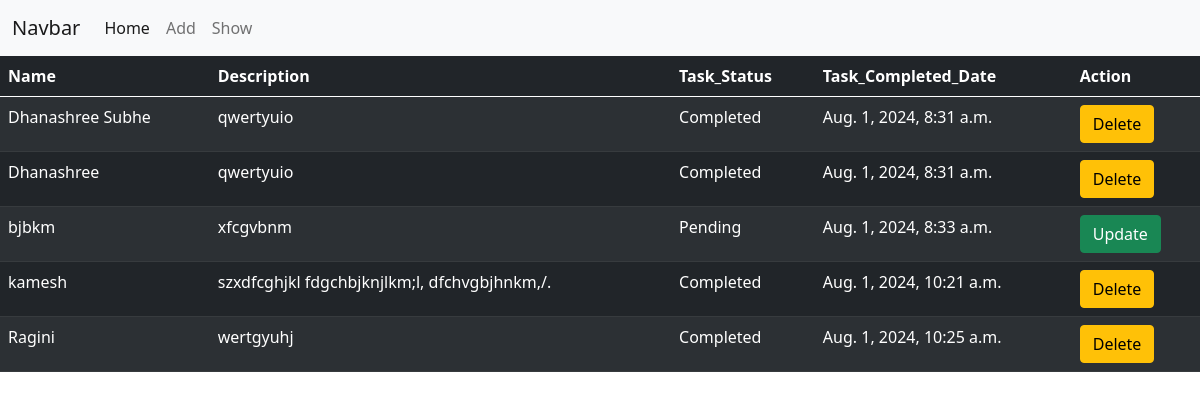
Screenshot of /v1/s1/ with the database file from the repository.
### app1/models.py (models this page shows)
class Task(models.Model):
    name = models.CharField(max_length=20,unique =True )
    description = models.TextField()
    task_status = models.CharField(max_length=25,choices=Task_choice,default='Pending')
    task_deadline = models.DateTimeField()
    task_created_date = models.DateTimeField(auto_now_add = True)
    task_completed_date = models.DateTimeField(auto_now_add = True)

### app1/views.py (the view)
# urls.py: path('s1/',showview),
def showview(request):
    obj = Task.objects.all()
    return render(request,'app1/show.html',{'obj':obj})

### templates/app1/show.html (shortened to what this page needs)
{% extends 'base.html' %}
{% block content %}
<table class="table table-dark table-striped">
    <thead>
        <tr>
            <th>Name</th>
            <th>Description</th>
            <th>Task_Status</th>
            <th>Task_Completed_Date</th>
            <th>Action</th>
        </tr>
    </thead>
    <tbody>
        {% for i in obj %}
        <tr>
            <td>{{i.name}}</td>
            <td>{{i.description}}</td>
            <td>{{i.task_status}}</td>
            <td>{{i.task_completed_date}}</td>
            {% if i.task_status != 'Completed' %}
            <td><a href="{% url 'update' i.id %}" class='btn btn-success'>Update</a></td>
            {% else %}
            <td><a href="{% url 'delete' i.id %}" class='btn btn-warning'>Delete</a></td>
            {% endif %}
        </tr>
            {% endfor %}
    </tbody>
</table>
{% endblock %}

### templates/base.html (shortened to what this page needs)
<!DOCTYPE html>
<html lang="en">
<head>
    <link href="https://cdn.jsdelivr.net/npm/bootstrap@5.0.2/dist/css/bootstrap.min.css" rel="stylesheet">
</head>
<body>
    <nav class="navbar navbar-expand-lg navbar-light bg-light">
        <div class="container-fluid">
          <a class="navbar-brand" href="#">Navbar</a>
          <div class="collapse navbar-collapse" id="navbarNav">
            <ul class="navbar-nav">
              <li class="nav-item">
                <a class="nav-link active" aria-current="page" href="#">Home</a>
              </li>
              <li class="nav-item">
                <a class="nav-link" href="/v1/a1/">Add</a>
              </li>
              <li class="nav-item">
                <a class="nav-link" href="/v1/s1/">Show</a>
              </li>
            </ul>
          </div>
        </div>
      </nav>
    {% block content %}
    {% endblock %}
</body>
</html>

### rows the page displays
Task: name "Dhanashree Subhe", description "qwertyuio", task_status "Completed", task_completed_date "Aug. 1, 2024, 8:31 a.m.", shows "Delete"
Task: name "Dhanashree", description "qwertyuio", task_status "Completed", task_completed_date "Aug. 1, 2024, 8:31 a.m.", shows "Delete"
Task: name "bjbkm", description "xfcgvbnm", task_status "Pending", task_completed_date "Aug. 1, 2024, 8:33 a.m.", shows "Update"
Task: name "kamesh", description "szxdfcghjkl fdgchbjknjlkm;l, dfchvgbjhnkm,/.", task_status "Completed", task_completed_date "Aug. 1, 2024, 10:21 a.m.", shows "Delete"
Task: name "Ragini", description "wertgyuhj", task_status "Completed", task_completed_date "Aug. 1, 2024, 10:25 a.m.", shows "Delete"
